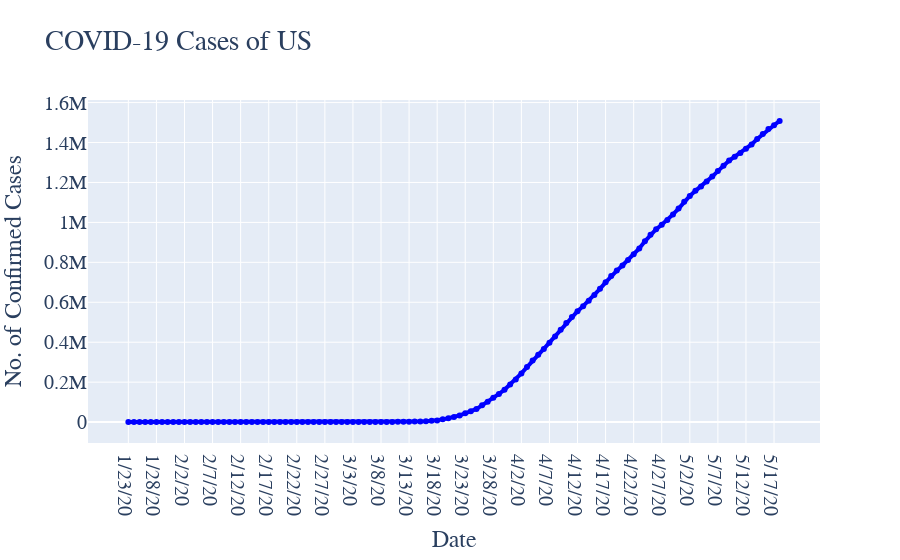
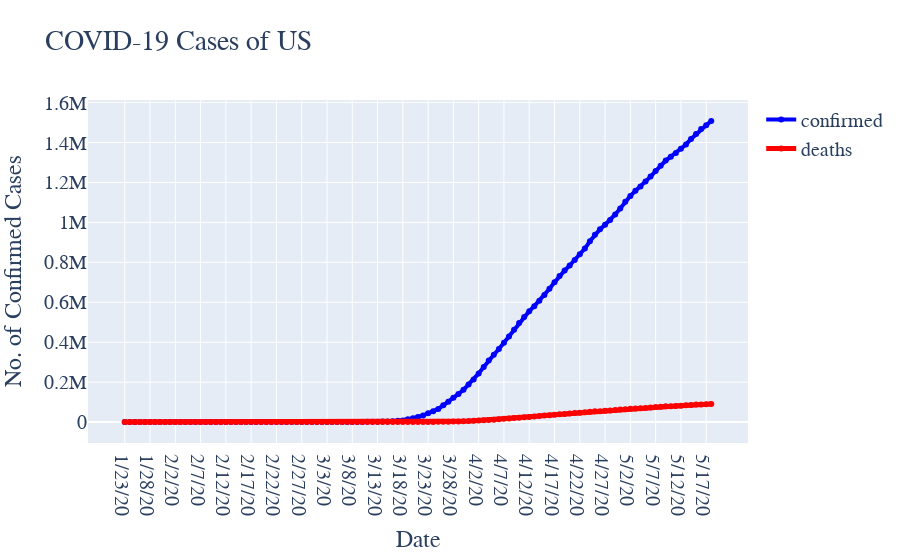

Notebook code for these charts, in order:
### Code cell
import plotly.graph_objects as go

def plot_case(country):
    labels = ['confirmed', 'deaths']
    colors = ['blue', 'red']
    mode_size = [6, 8]
    line_size = [4, 5]

    df_list = [confirmed, death]
    fig = go.Figure()
    
    for i, df in enumerate(df_list):
        if country == 'World' or country == 'world':
            x_data = np.array(list(df.iloc[:, 5:].columns))
            y_data = np.sum(np.asarray(df.iloc[:, 5:]), axis = 0)
        
        else:
            x_data = np.array(list(df.iloc[:, 5:].columns))
            y_data = np.sum(np.asarray(df[df['country'] == country].iloc[:, 5:]), axis = 0)
            
        fig.add_trace(go.Scatter(x=x_data, y = y_data, mode='lines+markers',
                                name=labels[i],
                                line=dict(color=colors[i], width=line_size[i]),
                                connectgaps=True,
                                text = "Total " + str(labels[i]) + ": " + str(y_data[-1])
                                ))
        
        fig.update_layout(title_text = "COVID-19 Cases of " + country,
                         xaxis_title='Date',
                         yaxis_title='No. of Confirmed Cases',
                         font=dict(family="Arial, monospace", size = 20))
        
        fig.show()
plot_case('US')

### Figure 1 — Plotly figure (JSON) as saved in the notebook; plotly's stock layout.template omitted (floating-point values rounded to 4 significant figures)
{"data": [{"connectgaps": true, "line": {"color": "blue", "width": 4}, "mode": "lines+markers", "name": "confirmed", "text": "Total confirmed: 1508308", "type": "scatter", "x": ["1/23/20", "1/24/20", "1/25/20", "1/26/20", "1/27/20", "1/28/20", "1/29/20", "1/30/20", "1/31/20", "2/1/20", "2/2/20", "2/3/20", "2/4/20", "2/5/20", "2/6/20", "2/7/20", "2/8/20", "2/9/20", "2/10/20", "2/11/20", "2/12/20", "2/13/20", "2/14/20", "2/15/20", "2/16/20", "2/17/20", "2/18/20", "2/19/20", "2/20/20", "2/21/20", "2/22/20", "2/23/20", "2/24/20", "2/25/20", "2/26/20", "2/27/20", "2/28/20", "2/29/20", "3/1/20", "3/2/20", "3/3/20", "3/4/20", "3/5/20", "3/6/20", "3/7/20", "3/8/20", "3/9/20", "3/10/20", "3/11/20", "3/12/20", "3/13/20", "3/14/20", "3/15/20", "3/16/20", "3/17/20", "3/18/20", "3/19/20", "3/20/20", "3/21/20", "3/22/20", "3/23/20", "3/24/20", "3/25/20", "3/26/20", "3/27/20", "3/28/20", "3/29/20", "3/30/20", "3/31/20", "4/1/20", "4/2/20", "4/3/20", "4/4/20", "4/5/20", "4/6/20", "4/7/20", "4/8/20", "4/9/20", "4/10/20", "4/11/20", "4/12/20", "4/13/20", "4/14/20", "4/15/20", "4/16/20", "4/17/20", "4/18/20", "4/19/20", "4/20/20", "4/21/20", "4/22/20", "4/23/20", "4/24/20", "4/25/20", "4/26/20", "4/27/20", "4/28/20", "4/29/20", "4/30/20", "5/1/20", "5/2/20", "5/3/20", "5/4/20", "5/5/20", "5/6/20", "5/7/20", "5/8/20", "5/9/20", "5/10/20", "5/11/20", "5/12/20", "5/13/20", "5/14/20", "5/15/20", "5/16/20", "5/17/20", "5/18/20"], "y": [1, 2, 2, 5, 5, 5, 5, 5, 7, 8, 8, 11, 11, 11, 11, 11, 11, 11, 11, 12, 12, 13, 13, 13, 13, 13, 13, 13, 13, 15, 15, 15, 51, 51, 57, 58, 60, 68, 74, 98, 118, 149, 217, 262, 402, 518, 583, 959, 1281, 1663, 2179, 2727, 3499, 4632, 6421, 7783, 13747, 19273, 25600, 33276, 43843, 53736, 65778, 83836, 101657, 121465, 140909, 161831, 188172, 213242, 243622, 275367, 308650, 336802, 366317, 397121, 428654, 462780, 496535, 526396, 555313, 580619, 607670, 636350, 667592, 699706, 732197, 758809, 784326, 811865, 840351, 869170, 905358, 938154, 965785, 988197, 1012582, 1039909, 1069424, 1103461, 1132539, 1158040, 1180375, 1204351, 1229331, 1257023, 1283929, 1309550, 1329260, 1347881, 1369376, 1390406, 1417774, 1442824, 1467820, 1486757, 1508308]}], "layout": {"font": {"family": "Arial, monospace", "size": 20}, "title": {"text": "COVID-19 Cases of US"}, "xaxis": {"title": {"text": "Date"}}, "yaxis": {"title": {"text": "No. of Confirmed Cases"}}}}

### Figure 2 — Plotly figure (JSON) as saved in the notebook; plotly's stock layout.template omitted (floating-point values rounded to 4 significant figures)
{"data": [{"connectgaps": true, "line": {"color": "blue", "width": 4}, "mode": "lines+markers", "name": "confirmed", "text": "Total confirmed: 1508308", "type": "scatter", "x": ["1/23/20", "1/24/20", "1/25/20", "1/26/20", "1/27/20", "1/28/20", "1/29/20", "1/30/20", "1/31/20", "2/1/20", "2/2/20", "2/3/20", "2/4/20", "2/5/20", "2/6/20", "2/7/20", "2/8/20", "2/9/20", "2/10/20", "2/11/20", "2/12/20", "2/13/20", "2/14/20", "2/15/20", "2/16/20", "2/17/20", "2/18/20", "2/19/20", "2/20/20", "2/21/20", "2/22/20", "2/23/20", "2/24/20", "2/25/20", "2/26/20", "2/27/20", "2/28/20", "2/29/20", "3/1/20", "3/2/20", "3/3/20", "3/4/20", "3/5/20", "3/6/20", "3/7/20", "3/8/20", "3/9/20", "3/10/20", "3/11/20", "3/12/20", "3/13/20", "3/14/20", "3/15/20", "3/16/20", "3/17/20", "3/18/20", "3/19/20", "3/20/20", "3/21/20", "3/22/20", "3/23/20", "3/24/20", "3/25/20", "3/26/20", "3/27/20", "3/28/20", "3/29/20", "3/30/20", "3/31/20", "4/1/20", "4/2/20", "4/3/20", "4/4/20", "4/5/20", "4/6/20", "4/7/20", "4/8/20", "4/9/20", "4/10/20", "4/11/20", "4/12/20", "4/13/20", "4/14/20", "4/15/20", "4/16/20", "4/17/20", "4/18/20", "4/19/20", "4/20/20", "4/21/20", "4/22/20", "4/23/20", "4/24/20", "4/25/20", "4/26/20", "4/27/20", "4/28/20", "4/29/20", "4/30/20", "5/1/20", "5/2/20", "5/3/20", "5/4/20", "5/5/20", "5/6/20", "5/7/20", "5/8/20", "5/9/20", "5/10/20", "5/11/20", "5/12/20", "5/13/20", "5/14/20", "5/15/20", "5/16/20", "5/17/20", "5/18/20"], "y": [1, 2, 2, 5, 5, 5, 5, 5, 7, 8, 8, 11, 11, 11, 11, 11, 11, 11, 11, 12, 12, 13, 13, 13, 13, 13, 13, 13, 13, 15, 15, 15, 51, 51, 57, 58, 60, 68, 74, 98, 118, 149, 217, 262, 402, 518, 583, 959, 1281, 1663, 2179, 2727, 3499, 4632, 6421, 7783, 13747, 19273, 25600, 33276, 43843, 53736, 65778, 83836, 101657, 121465, 140909, 161831, 188172, 213242, 243622, 275367, 308650, 336802, 366317, 397121, 428654, 462780, 496535, 526396, 555313, 580619, 607670, 636350, 667592, 699706, 732197, 758809, 784326, 811865, 840351, 869170, 905358, 938154, 965785, 988197, 1012582, 1039909, 1069424, 1103461, 1132539, 1158040, 1180375, 1204351, 1229331, 1257023, 1283929, 1309550, 1329260, 1347881, 1369376, 1390406, 1417774, 1442824, 1467820, 1486757, 1508308]}, {"connectgaps": true, "line": {"color": "red", "width": 5}, "mode": "lines+markers", "name": "deaths", "text": "Total deaths: 90347", "type": "scatter", "x": ["1/23/20", "1/24/20", "1/25/20", "1/26/20", "1/27/20", "1/28/20", "1/29/20", "1/30/20", "1/31/20", "2/1/20", "2/2/20", "2/3/20", "2/4/20", "2/5/20", "2/6/20", "2/7/20", "2/8/20", "2/9/20", "2/10/20", "2/11/20", "2/12/20", "2/13/20", "2/14/20", "2/15/20", "2/16/20", "2/17/20", "2/18/20", "2/19/20", "2/20/20", "2/21/20", "2/22/20", "2/23/20", "2/24/20", "2/25/20", "2/26/20", "2/27/20", "2/28/20", "2/29/20", "3/1/20", "3/2/20", "3/3/20", "3/4/20", "3/5/20", "3/6/20", "3/7/20", "3/8/20", "3/9/20", "3/10/20", "3/11/20", "3/12/20", "3/13/20", "3/14/20", "3/15/20", "3/16/20", "3/17/20", "3/18/20", "3/19/20", "3/20/20", "3/21/20", "3/22/20", "3/23/20", "3/24/20", "3/25/20", "3/26/20", "3/27/20", "3/28/20", "3/29/20", "3/30/20", "3/31/20", "4/1/20", "4/2/20", "4/3/20", "4/4/20", "4/5/20", "4/6/20", "4/7/20", "4/8/20", "4/9/20", "4/10/20", "4/11/20", "4/12/20", "4/13/20", "4/14/20", "4/15/20", "4/16/20", "4/17/20", "4/18/20", "4/19/20", "4/20/20", "4/21/20", "4/22/20", "4/23/20", "4/24/20", "4/25/20", "4/26/20", "4/27/20", "4/28/20", "4/29/20", "4/30/20", "5/1/20", "5/2/20", "5/3/20", "5/4/20", "5/5/20", "5/6/20", "5/7/20", "5/8/20", "5/9/20", "5/10/20", "5/11/20", "5/12/20", "5/13/20", "5/14/20", "5/15/20", "5/16/20", "5/17/20", "5/18/20"], "y": [0, 0, 0, 0, 0, 0, 0, 0, 0, 0, 0, 0, 0, 0, 0, 0, 0, 0, 0, 0, 0, 0, 0, 0, 0, 0, 0, 0, 0, 0, 0, 0, 0, 0, 0, 0, 0, 1, 1, 6, 7, 11, 12, 14, 17, 21, 22, 28, 36, 41, 49, 58, 73, 99, 133, 164, 258, 349, 442, 586, 786, 1008, 1316, 1726, 2265, 2731, 3420, 4192, 5367, 6501, 7921, 9246, 10855, 12375, 13894, 16191, 18270, 20255, 22333, 24342, 26086, 27870, 30262, 32734, 34827, 37411, 39753, 40945, 42659, 45086, 47412, 49724, 51493, 53755, 54881, 56219, 58355, 60967, 62996, 64943, 66369, 67682, 68922, 71064, 73455, 75662, 77180, 78795, 79526, 80682, 82356, 84119, 85898, 87530, 88754, 89562, 90347]}], "layout": {"font": {"family": "Arial, monospace", "size": 20}, "title": {"text": "COVID-19 Cases of US"}, "xaxis": {"title": {"text": "Date"}}, "yaxis": {"title": {"text": "No. of Confirmed Cases"}}}}
